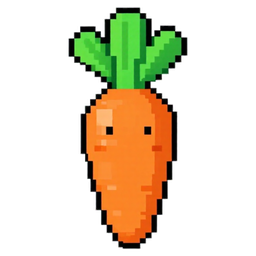
#> input picture _review/art/img/gen-carrot.png, 256 x 256 px, given as the content of the folder .cache/art/gen, which was not available
$ python tiles.py
#> lines starting #> are read from the running program, lines starting #| are printed output that depends on the picture; after the words box and inside, x2 and y2 are one past the last pixel; in counts of white or black regions, pixels touching at a corner belong together; pictures that were not available may be replaced by others from this repository, and a replacement may not be noted
"""Ingredient sprites for the art review: generated pictures and emoji turned into small pixel art.
usage: python3 scripts/art/tiles.py   (reads .cache/art/gen and .cache/art/emoji, writes _review/art/img)"""
import os
import numpy as np
from PIL import Image

OUT = '_review/art/img'
os.makedirs(OUT, exist_ok=True)


def cut_background(rgba, tol=26):
    """Flood-fills the near-white background from the border and makes it transparent."""
#> called with tol = 26
    a = np.array(rgba).astype(int)
    h, w = a.shape[:2]
#> h = 256; w = 256
    rgb = a[:, :, :3]
    bg = rgb[0, 0]
#> bg = [0, 0, 0]
    near = (np.abs(rgb - bg).sum(2) < tol) & (a[:, :, 3] > 0)
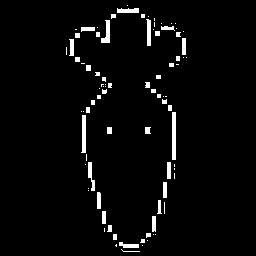
#> near: shape (256, 256) bool; 3.4% white; 87 white regions (48 under 20 px), largest, box (x1, y1, x2, y2) and area: (172, 112, 176, 160) 192, (81, 115, 86, 153) 153, (101, 20, 110, 43) 119
    mask = np.zeros((h, w), bool)
    stack = [(y, x) for y in (0, h - 1) for x in range(w)] + [(y, x) for x in (0, w - 1) for y in range(h)]
    while stack:
        y, x = stack.pop()
        if y < 0 or x < 0 or y >= h or x >= w or mask[y, x] or not near[y, x]:
            continue
        mask[y, x] = True
        stack += [(y + 1, x), (y - 1, x), (y, x + 1), (y, x - 1)]
#> mask: shape (256, 256) bool; every value is 0
#> after the loop, stack = []
    a[mask, 3] = 0
    return Image.fromarray(a.astype(np.uint8), 'RGBA')
#> returned value is the input picture: PIL image 256x256 RGBA; mean R, G, B, A 48, 38.8, 15.6, 72.5


def crop_square(im, pad=0.06):
#> called with pad = 0.06
    bbox = im.getbbox()
#> bbox = (66, 4, 190, 252)
    if bbox:
        im = im.crop(bbox)
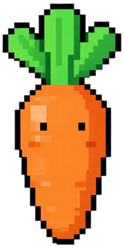
#> im: PIL image 124x248 RGBA; mean R, G, B, A 102.2, 82.7, 33.3, 154.6; transparent parts drawn white
    s = int(max(im.size) * (1 + pad))
#> s = 262
    out = Image.new('RGBA', (s, s), (0, 0, 0, 0))
#> out: PIL image 262x262 RGBA; every value is 0
    out.paste(im, ((s - im.width) // 2, (s - im.height) // 2))
    return out


def pixelize(im, g, colors=14):
    """Majority colour per cell of a g×g grid (crisp edges), alpha by coverage."""
#> called with g = 28, colors = 14
    im = im.resize((g * 8, g * 8), Image.LANCZOS)
#> im: PIL image 224x224 RGBA
    rgb = im.convert('RGB').quantize(colors, method=Image.Quantize.MEDIANCUT)
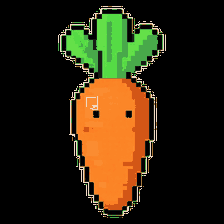
#> rgb: PIL image 224x224 P; mean R, G, B 47, 37.7, 15.2
    pal = np.array(rgb.getpalette()[:colors * 3]).reshape(-1, 3)
#> pal = 14 rows, first 8: [240, 216, 195], [251, 140, 49], [251, 134, 40], [100, 224, 73], [85, 219, 69], [72, 169, 74], [251, 132, 38], [252, 128, 37]
    idx = np.array(rgb)
    alpha = np.array(im)[:, :, 3]
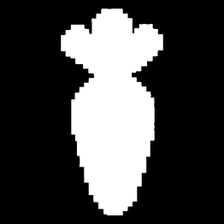
#> alpha: shape (224, 224); min 0, max 255, mean 69.3
    out = np.zeros((g, g, 4), np.uint8)
    for y in range(g):
        for x in range(g):
            a = alpha[y * 8:(y + 1) * 8, x * 8:(x + 1) * 8]
            if (a > 128).mean() < 0.45:
                continue
            block = idx[y * 8:(y + 1) * 8, x * 8:(x + 1) * 8][a > 128]
            c = np.bincount(block.ravel(), minlength=colors).argmax()
            out[y, x, :3] = pal[c]
            out[y, x, 3] = 255
#> out: shape (28, 28, 4)
    return Image.fromarray(out, 'RGBA')


for f in sorted(os.listdir('.cache/art/gen')):
    if not f.endswith('.png'):
        continue
    key = f.split('-')[0]
    im = crop_square(cut_background(Image.open(f'.cache/art/gen/{f}').convert('RGBA')))
    im.resize((256, 256), Image.LANCZOS).save(f'{OUT}/gen-{key}.png')
    pixelize(im, 28).resize((224, 224), Image.NEAREST).save(f'{OUT}/genpx-{key}.png')
for f in sorted(os.listdir('.cache/art/emoji')):
    key = f[:-4]
    im = crop_square(Image.open(f'.cache/art/emoji/{f}').convert('RGBA'))
    pixelize(im, 20).resize((220, 220), Image.NEAREST).save(f'{OUT}/emojipx-{key}.png')
#> call 2 of pixelize, with g = 20, colors = 14
#> in pixelize (call 2), `rgb = im.convert('RGB').quantize(colors, method=Image.Quantize.MEDIANC..`:
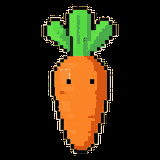
#> rgb: PIL image 160x160 P; mean R, G, B 48.3, 38.2, 15.6
#> in pixelize (call 2), `pal = np.array(rgb.getpalette()[:colors * 3]).reshape(-1, 3)`: pal = 14 rows, first 8: [240, 221, 202], [250, 142, 52], [251, 134, 40], [100, 225, 72], [85, 218, 68], [75, 172, 76], [251, 131, 40], [252, 130, 36]
#> in pixelize (call 2), `idx = np.array(rgb)`:
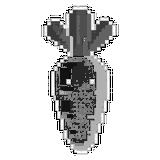
#> idx: shape (160, 160); min 0, max 13, mean 10.86; drawn with min black and max white
#> after the loop in pixelize (call 2), `for y in range(g):`:
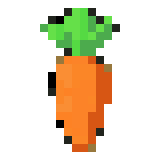
#> out: shape (20, 20, 4) (shown 8 times larger); mean of channels 0, 1, 2, 3 47.5, 37.5, 12.8, 72.7; transparent parts drawn white
print('wrote', len(os.listdir(OUT)), 'images')

$ run again, on _review/art/img/gen-onion.png
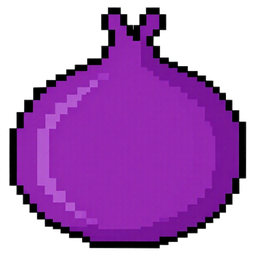
#> input picture _review/art/img/gen-onion.png, 256 x 256 px, given as the content of the folder .cache/art/gen, which was not available
#> bg = [0, 0, 0]
#> in cut_background, `near = (np.abs(rgb - bg).sum(2) < tol) & (a[:, :, 3] > 0)`:
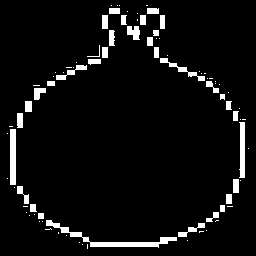
#> near: shape (256, 256) bool; 5.6% white; 87 white regions (52 under 20 px), largest, box (x1, y1, x2, y2) and area: (46, 220, 177, 248) 657, (10, 129, 16, 185) 336, (239, 122, 245, 178) 283
#> after the loop in cut_background, `while stack:`: stack = []
#> in cut_background, returned value is the input picture: PIL image 256x256 RGBA; mean R, G, B, A 80.3, 25.5, 95.4, 152.6
#> bbox = (6, 4, 249, 251)
#> pal = 14 rows, first 8: [173, 135, 184], [137, 51, 161], [149, 42, 177], [151, 41, 179], [147, 41, 175], [149, 40, 177], [148, 39, 177], [147, 36, 176]
#> pal = 14 rows, first 8: [153, 106, 167], [149, 42, 177], [151, 41, 179], [147, 41, 176], [151, 40, 179], [147, 40, 176], [148, 39, 177], [147, 36, 175]
#> idx: shape (160, 160)
#> alpha: shape (160, 160)
#> after the loop in pixelize (call 2), `for y in range(g):`:
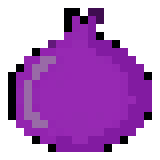
#> out: shape (20, 20, 4) (shown 8 times larger); mean of channels 0, 1, 2, 3 73.9, 20.9, 88.3, 144.7; transparent parts drawn white

$ run again, on _review/art/img/gen-pot.png
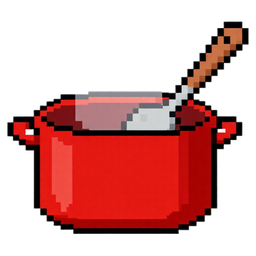
#> input picture _review/art/img/gen-pot.png, 256 x 256 px, given as the content of the folder .cache/art/gen, which was not available
#> bg = [0, 0, 0]
#> in cut_background, `near = (np.abs(rgb - bg).sum(2) < tol) & (a[:, :, 3] > 0)`:
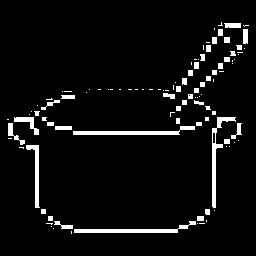
#> near: shape (256, 256) bool; 5.5% white; 105 white regions (61 under 20 px), largest, box (x1, y1, x2, y2) and area: (73, 126, 195, 135) 487, (74, 221, 196, 233) 481, (212, 117, 236, 208) 441
#> after the loop in cut_background, `while stack:`: stack = []
#> in cut_background, returned value is the input picture: PIL image 256x256 RGBA; mean R, G, B, A 75.9, 22.1, 20.6, 109.7
#> bbox = (5, 19, 249, 237)
#> pal = 14 rows, first 8: [231, 208, 206], [168, 166, 168], [164, 110, 100], [236, 49, 41], [230, 25, 19], [171, 34, 28], [229, 24, 18], [229, 22, 18]
#> pal = 14 rows, first 8: [239, 217, 215], [174, 171, 173], [163, 111, 102], [235, 46, 39], [229, 25, 19], [141, 39, 34], [229, 24, 18], [229, 22, 18]
#> idx: shape (160, 160)
#> alpha: shape (160, 160)
#> after the loop in pixelize (call 2), `for y in range(g):`:
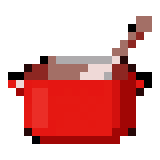
#> out: shape (20, 20, 4) (shown 8 times larger); mean of channels 0, 1, 2, 3 78.5, 19.8, 18.1, 107.7; transparent parts drawn white
